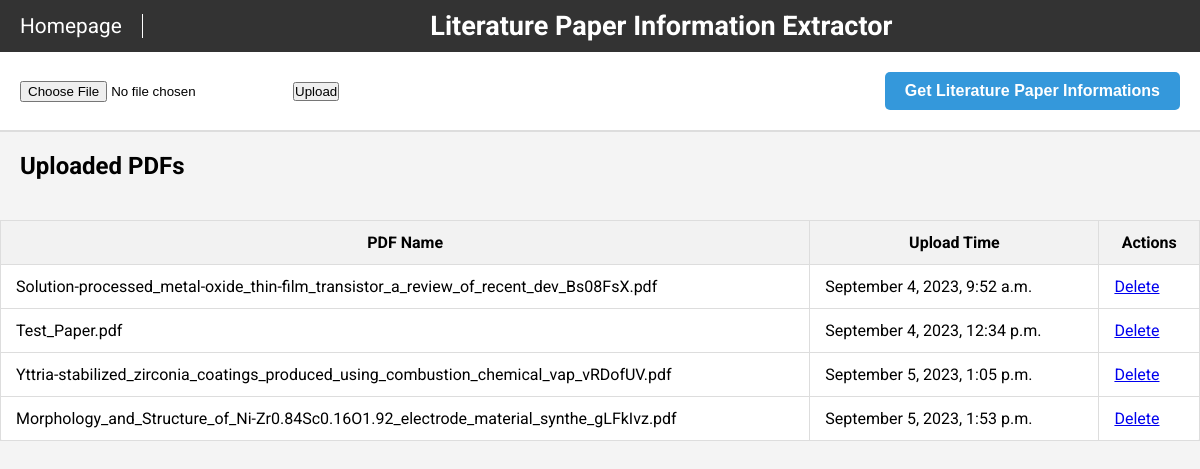
/Paper_Extractor/extract/, run on an earlier commit of the app's database.
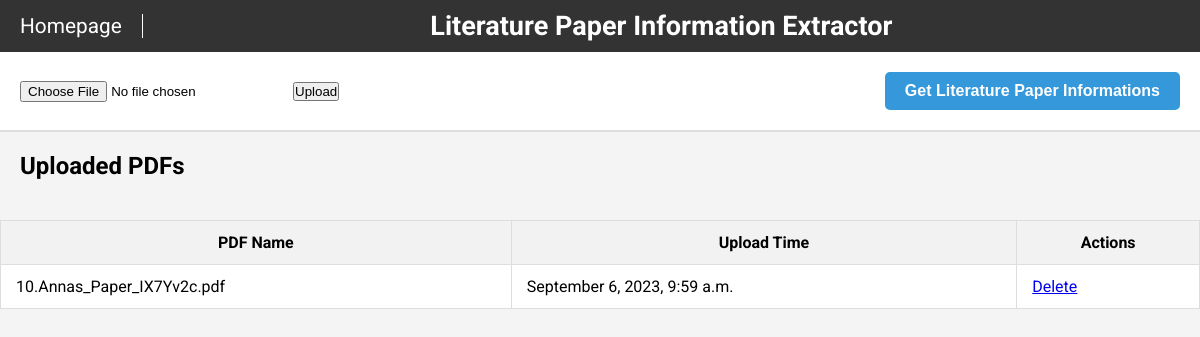
And on a later commit of the database.
### Paper_Extractor/models.py (models this page shows)
class UploadedPDF(models.Model):
    pdf_file = models.FileField(upload_to='uploaded_pdfs/')
    upload_time = models.DateTimeField(auto_now_add=True)
    @property
    def file_name(self):
        return os.path.basename(self.pdf_file.name)

### Paper_Extractor/views.py (the view)
# urls.py: path('extract/', views.display_upload_page, name='display_upload'),
def display_upload_page(request):
    all_pdfs = UploadedPDF.objects.all()
    return render(request, 'Paper_Extractor/upload.html', {'all_pdfs': all_pdfs})

### Paper_Extractor/templates/Paper_Extractor/upload.html (shortened to what this page needs)
<!DOCTYPE html>
<html lang="en">
<head>
</head>
<body>
    <div class="title-bar">
        <a href="/" class="home-link">Homepage</a>
        <h1>Literature Paper Information Extractor</h1>
    </div>
    <div class="upload-section">
        <form action="{% url 'Paper_Extractor:upload_pdf' %}" method="post" enctype="multipart/form-data" style="display: flex; align-items: center; gap: 20px;">
            <input type="file" name="pdf_file">
            <input type="submit" value="Upload">
        </form>
        <button class="info-button" onclick="location.href='{% url 'Paper_Extractor:extract_dois' %}'">Get Literature Paper Informations</button>
    </div>
    <h2 style="padding: 20px;">Uploaded PDFs</h2>
    <table class="pdf-table">
        <thead>
            <tr>
                <th>PDF Name</th>
                <th>Upload Time</th>
                <th>Actions</th>
            </tr>
        </thead>
        <tbody>
            {% for pdf in all_pdfs %}
            <tr>
                <td>{{ pdf.file_name }}</td>
                <td>{{ pdf.upload_time|date:"F j, Y, P" }}</td>
                <td><a href="{% url 'Paper_Extractor:delete_pdf' pdf.id %}">Delete</a></td>
            </tr>
            {% endfor %}
        </tbody>
    </table>

### Paper_Extractor/templates/Paper_Extractor/upload.html (style rules this page uses)
* { margin: 0; padding: 0; box-sizing: border-box; }
body { font-family: 'Roboto', sans-serif; background-color: #f4f4f4; }
.title-bar { background-color: #333; color: white; padding: 10px 20px; display: flex; justify-content: space-between; align-items: center; font-size: 1.3em; }
.title-bar h1 { font-weight: 700; flex-grow: 1; text-align: center; font-size: 1.3em; }
.home-link { color: white; text-decoration: none; font-size: 1em; margin-right: auto; padding-right: 20px; border-right: 1px solid white; }
.upload-section { display: flex; justify-content: space-between; align-items: center; padding: 20px; background-color: white; border-bottom: 2px solid #ddd; }
.info-button { background-color: #3498db; color: white; padding: 10px 20px; border: none; border-radius: 5px; cursor: pointer; transition: background-color 0.3s; font-size: 1em; font-weight: 600; }
.pdf-table { width: 100%; border-collapse: collapse; margin-top: 20px; background-color: white; border-radius: 5px; }
.pdf-table th, .pdf-table td { padding: 12px 15px; border: 1px solid #ddd; }
.pdf-table th { background-color: #f2f2f2; }
table { width: 100%; border-collapse: collapse; margin-top: 20px; background-color: white; border-radius: 5px; }
th, td { padding: 12px 15px; border: 1px solid #ddd; }
th { background-color: #f2f2f2; }

What changed in the data, as far as the page shows it:
removed UploadedPDF: file_name "Solution-processed_metal-oxide_thin-film_transistor_a_review_of_recent_dev_Bs08FsX.pdf", upload_time "September 4, 2023, 9:52 a.m."
removed UploadedPDF: file_name "Test_Paper.pdf", upload_time "September 4, 2023, 12:34 p.m."
removed UploadedPDF: file_name "Yttria-stabilized_zirconia_coatings_produced_using_combustion_chemical_vap_vRDofUV.pdf", upload_time "September 5, 2023, 1:05 p.m."
removed UploadedPDF: file_name "Morphology_and_Structure_of_Ni-Zr0.84Sc0.16O1.92_electrode_material_synthe_gLFkIvz.pdf", upload_time "September 5, 2023, 1:53 p.m."
added UploadedPDF: file_name "10.Annas_Paper_IX7Yv2c.pdf", upload_time "September 6, 2023, 9:59 a.m."
